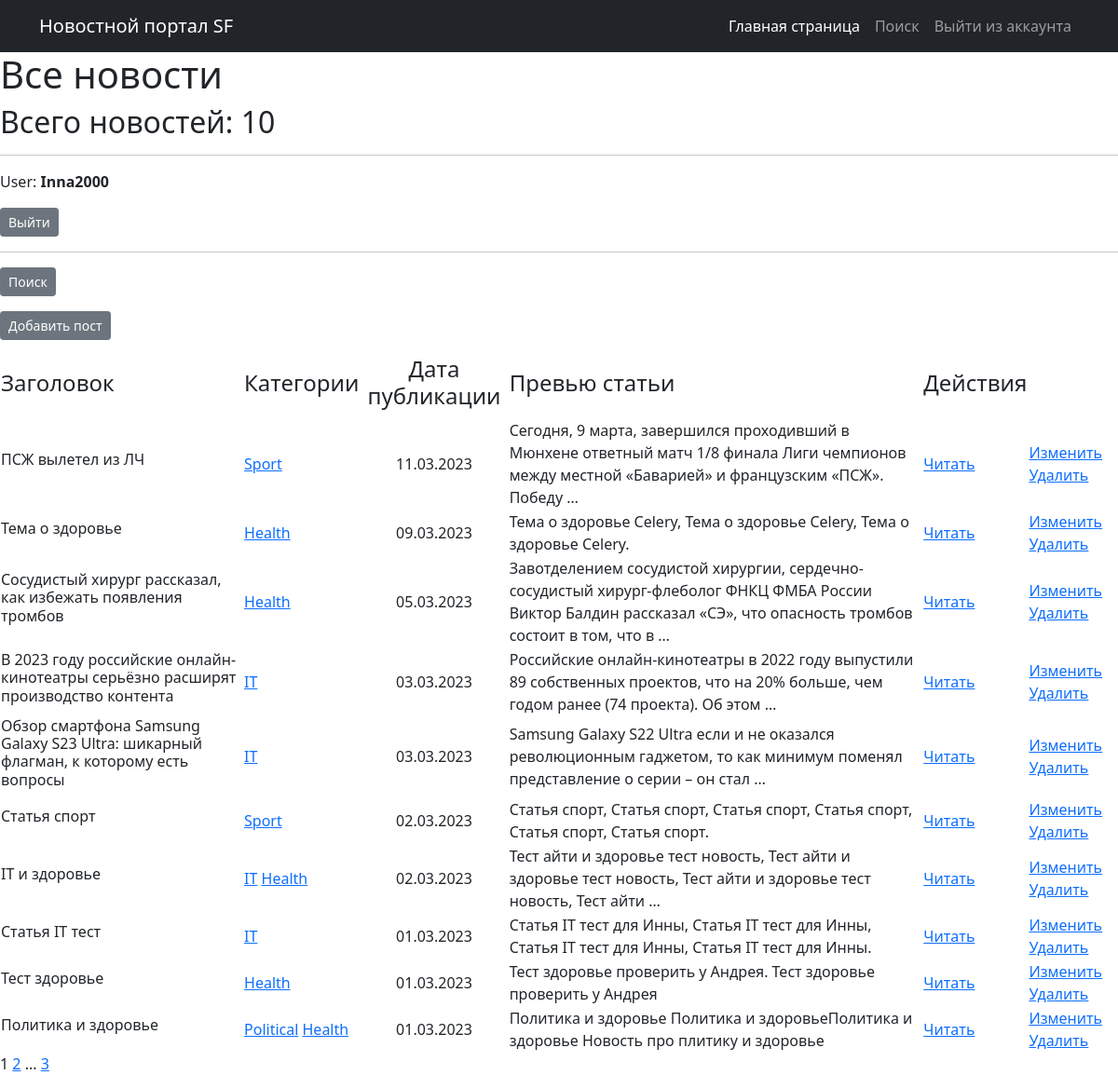
Page /news/ (signed in) on the committed database.
### news/models.py (models this page shows, shortened)
class Post(models.Model):
    news = 'NEWS'
    article = 'ART'
    TYPE = [
        (news, 'Новость'),
        (article, 'Статья')
    ]
    author = models.ForeignKey(Author, on_delete=models.CASCADE)
    category_type = models.CharField(max_length=4,
                                choices=TYPE,
                                default=news)
    time_add = models.DateTimeField(auto_now_add=True)
    category_post = models.ManyToManyField(Category, through='PostCategory')
    header_post = models.CharField(max_length=128)
    text = models.TextField()
    rating_post = models.SmallIntegerField(default=0)

class Category(models.Model):
    name_category = models.CharField(max_length=64, unique=True)
    subscribers = models.ManyToManyField(User, related_name='categories')
    def __str__(self):
        return f'{self.name_category}'

### news/views.py (the view)
# urls.py: path('', PostList.as_view(), name='post_list'),
class PostList(ListView):
    model = Post
    ordering = '-time_add'
    template_name = 'posts.html'
    context_object_name = 'posts'
    paginate_by = 10
    def get_context_data(self, **kwargs):
        context = super().get_context_data(**kwargs)
        context['is_author'] = self.request.user.groups.filter(name='authors').exists()
        return context

### news/templatetags/custom_filters.py (called while the page is built)
@register.filter()
def censor(value):
    bad_words = ['редиска','гад']
    if not isinstance(value, str):
        raise TypeError(f'Недопустимое значение{type(value)} Нужно ввести строковое значение')
    for word in value.split():
        if word.lower() in bad_words:
            value = value.replace(word, f'{word[0]}{"*" * (len(word) - 1)}')
    return value

### templates/posts.html (shortened to what this page needs)
{% extends 'flatpages/default.html' %}
{% load custom_filters %}
{% block content %}
    <h1> Все новости </h1>
    <h2>Всего новостей: {{posts|length}}</h2>
    <hr>
    {% if user.is_authenticated %}
        <p>User: <strong>{{ user.get_username }}</strong></p>
        <p class="text-left"><a href="/accounts/logout" class="btn btn-secondary btn-sm">Выйти</a></p>
    {% else %}
        <p>User: <strong>Гость</strong></p>
        <p class="text-left"><a href="/accounts/login" class="btn btn-secondary btn-sm">Войти</a></p>
    {% endif %}
    <hr>
    <p class="text-left"><a href="{% url 'post_search' %}" class="btn btn-secondary btn-sm">Поиск</a></p>
    {% if perms.news.add_post %}
        <p class="text-left"><a href="{% url 'post_create' %}" class="btn btn-secondary btn-sm">Добавить пост</a></p>
    {% endif %}
    {% if posts %}
        <table>
            <tr>
                <td><h4>Заголовок</h4></td>
                <td><h4>Категории</h4></td>
                <td><h4 align="center">Дата публикации</h4></td>
                <td><h4>Превью статьи</h4></td>
                {% if perms.news.change_post or perms.news.delete_post %}
                <td><h4>Действия</h4></td>
                {% endif %}
            </tr>
            {% for post in posts %}
                <tr>
                    <td><h6>{{post.header_post|censor}}</h6></td>
                    <td>{% for category in post.category_post.all %}
                            <a href="{% url 'category_list' category.id %}"> {{category}}</a>
                        {% endfor %}</td>
                    <td align="center">{{post.time_add|date:'d.m.Y'}}</td>
                    <td>{{post.text|truncatewords:20|censor}}</td>
                    <td><a href="{% url 'post_detail' pk=post.id %}">Читать</a></td>
                    <td>
                    {% if perms.news.change_post %}
                    <a href="{% url 'post_edit' pk=post.id %}">Изменить</a>
                    {% endif %}
                    {% if perms.news.delete_post %}
                    <a href="{% url 'post_delete' post.id %}">Удалить</a>
                    {% endif %}
                    </td>
                </tr>
            {% endfor %}
        </table>
    {% else %}
        <h2>Новостей нет...</h2>
    {% endif %}
    {{page_obj.number}}
    {% if page_obj.has_next %}
        <a href="?page={{page_obj.next_page_number}}" > {{ page_obj.next_page_number }}</a>
        {% if paginator.num_pages != page_obj.next_page_number %}
            ...
            <a href="?page={{ page_obj.paginator.num_pages }}">{{ page_obj.paginator.num_pages }}</a>
        {% endif %}
    {% endif %}
{% endblock content %}

### rows in the picture
Post: header_post|censor "ПСЖ вылетел из ЛЧ", time_add "11.03.2023", text|censor "Сегодня, 9 марта, завершился проходивший в Мюнхене ответный матч 1/8 финала Лиги чемпионов между местной «Баварией» и французским «ПСЖ». Победу …"
Category: name_category "Sport"
Post: header_post|censor "Тема о здоровье", time_add "09.03.2023", text|censor "Тема о здоровье Celery, Тема о здоровье Celery, Тема о здоровье Celery."
Category: name_category "Health"
Post: header_post|censor "Сосудистый хирург рассказал, как избежать появления тромбов", time_add "05.03.2023", text|censor "Завотделением сосудистой хирургии, сердечно-сосудистый хирург-флеболог ФНКЦ ФМБА России Виктор Балдин рассказал «СЭ», что опасность тромбов состоит в том, что в …"
Post: header_post|censor "В 2023 году российские онлайн-кинотеатры серьёзно расширят производство контента", time_add "03.03.2023", text|censor "Российские онлайн‑кинотеатры в 2022 году выпустили 89 собственных проектов, что на 20% больше, чем годом ранее (74 проекта). Об этом …"
Category: name_category "IT"
Post: header_post|censor "Обзор смартфона Samsung Galaxy S23 Ultra: шикарный флагман, к которому есть вопросы", time_add "03.03.2023", text|censor "Samsung Galaxy S22 Ultra если и не оказался революционным гаджетом, то как минимум поменял представление о серии – он стал …"
Post: header_post|censor "Статья спорт", time_add "02.03.2023", text|censor "Статья спорт, Статья спорт, Статья спорт, Статья спорт, Статья спорт, Статья спорт."
Post: header_post|censor "IT и здоровье", time_add "02.03.2023", text|censor "Тест айти и здоровье тест новость, Тест айти и здоровье тест новость, Тест айти и здоровье тест новость, Тест айти …"
Post: header_post|censor "Статья IT тест", time_add "01.03.2023", text|censor "Статья IT тест для Инны, Статья IT тест для Инны, Статья IT тест для Инны, Статья IT тест для Инны."
Post: header_post|censor "Тест здоровье", time_add "01.03.2023", text|censor "Тест здоровье проверить у Андрея. Тест здоровье проверить у Андрея"
Post: header_post|censor "Политика и здоровье", time_add "01.03.2023", text|censor "Политика и здоровье Политика и здоровьеПолитика и здоровье Новость про плитику и здоровье"
Category: name_category "Political"

### other values in the picture
{{ posts|length }} "10"
{{ user.get_username }} "Inna2000"
{{ page_obj.number }} "1"
{{ page_obj.next_page_number }} "2"
{{ page_obj.paginator.num_pages }} "3"
